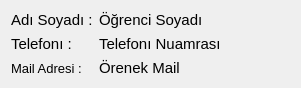
     <widget class="QWidget" name="formLayoutWidget_4">
      <property name="geometry">
       <rect>
        <x>390</x>
        <y>90</y>
        <width>301</width>
        <height>81</height>
       </rect>
      </property>
      <layout class="QFormLayout" name="formLayout_4">
       <item row="0" column="0">
        <widget class="QLabel" name="label_14">
         <property name="font">
          <font>
           <pointsize>11</pointsize>
          </font>
         </property>
         <property name="text">
          <string>Adı Soyadı :</string>
         </property>
        </widget>
       </item>
       <item row="0" column="1">
        <widget class="QLabel" name="ogrenci_adi">
         <property name="font">
          <font>
           <pointsize>11</pointsize>
          </font>
         </property>
         <property name="text">
          <string>Öğrenci Soyadı</string>
         </property>
        </widget>
       </item>
       <item row="1" column="0">
        <widget class="QLabel" name="label_15">
         <property name="font">
          <font>
           <pointsize>11</pointsize>
          </font>
         </property>
         <property name="text">
          <string>Telefonı :</string>
         </property>
        </widget>
       </item>
       <item row="1" column="1">
        <widget class="QLabel" name="label_16">
         <property name="font">
          <font>
           <pointsize>11</pointsize>
          </font>
         </property>
         <property name="text">
          <string>Telefonı Nuamrası</string>
         </property>
        </widget>
       </item>
       <item row="2" column="0">
        <widget class="QLabel" name="label_17">
         <property name="font">
          <font>
           <pointsize>10</pointsize>
          </font>
         </property>
         <property name="text">
          <string>Mail Adresi :</string>
         </property>
        </widget>
       </item>
       <item row="2" column="1">
        <widget class="QLabel" name="label_18">
         <property name="font">
          <font>
           <pointsize>11</pointsize>
          </font>
         </property>
         <property name="text">
          <string>Örenek Mail </string>
         </property>
        </widget>
       </item>
      </layout>
     </widget>
